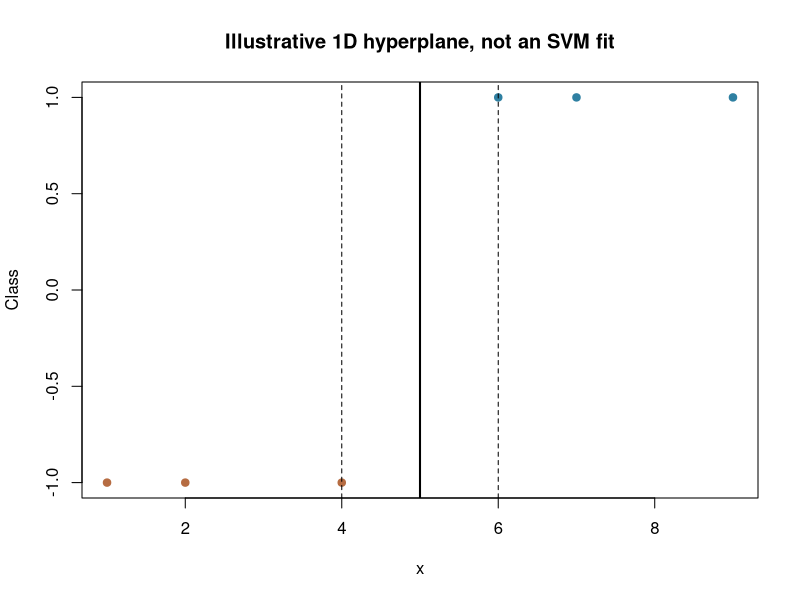

Write the R code that produced this figure.
# LearningAI • ISLR (James et al., R edition) • independent demonstration
# Synthetic observations; NO copied textbook data, code, or empirical results.
# Run: Rscript islr-ch09.R     (base R only)
set.seed(2026)
neg <- c(1,2,4); pos <- c(6,7,9)
cutoffs <- seq(3,7,by=.5)
margin_violations <- function(cut) sum(neg > cut-1)+sum(pos < cut+1)
print(data.frame(boundary=cutoffs, violations=sapply(cutoffs,margin_violations)))
plot(c(neg,pos),c(rep(-1,length(neg)),rep(1,length(pos))),pch=19,
     col=rep(c('#b66c42','#2f80a2'),c(length(neg),length(pos))),
     xlab='x',ylab='Class',main='Illustrative 1D hyperplane, not an SVM fit')
abline(v=5,lwd=2);abline(v=c(4,6),lty=2)
